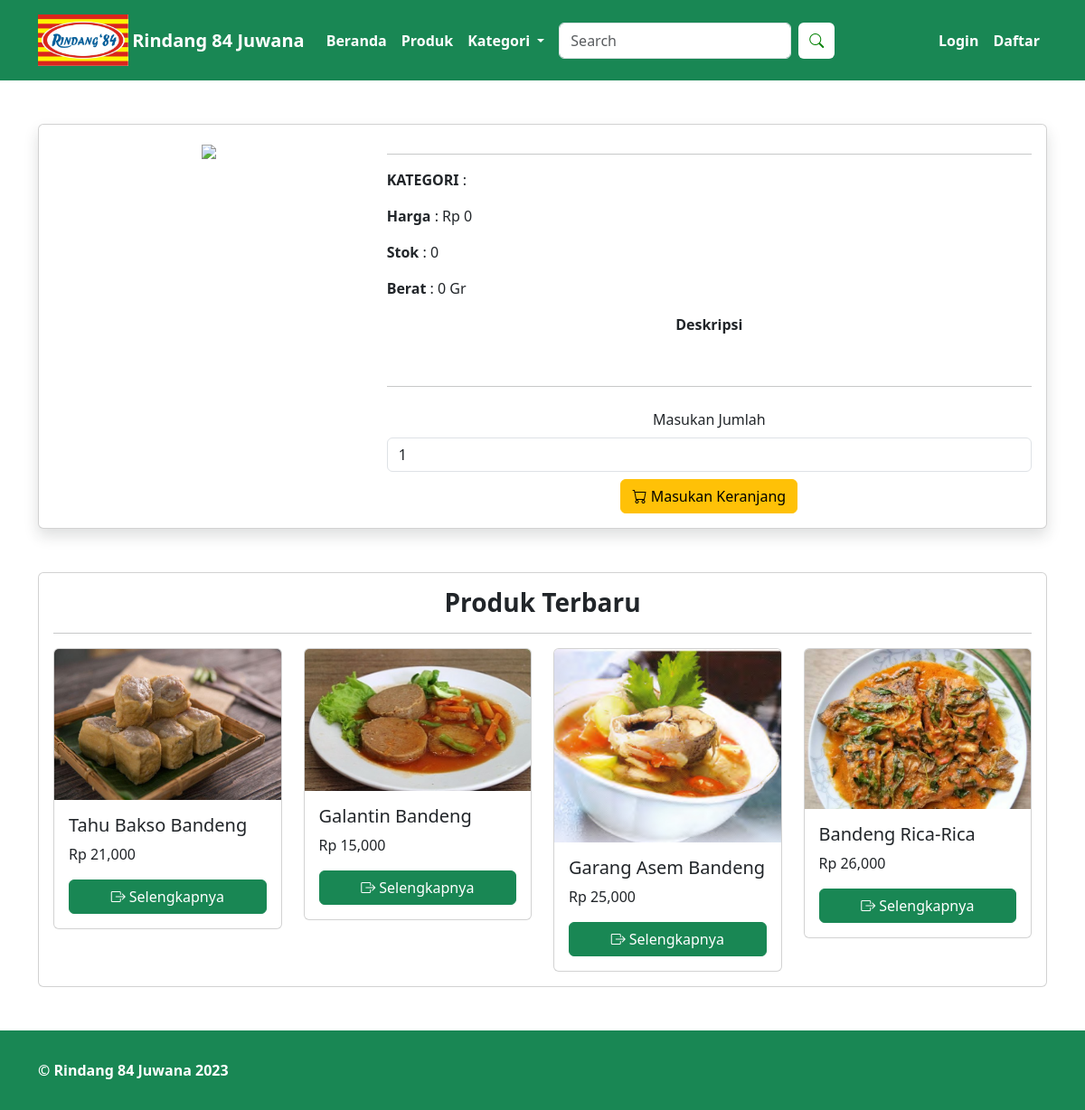
The app's page /detail_produk.php with its own data.
### tables this page shows
CREATE TABLE `produk` (
  `id_produk` int(11) NOT NULL,
  `id_kategori` int(11) NOT NULL,
  `nama_produk` varchar(100) NOT NULL,
  `harga_produk` int(11) NOT NULL,
  `deskripsi_produk` text NOT NULL,
  `stok_produk` int(11) NOT NULL,
  `berat_produk` int(11) NOT NULL,
  `foto_produk` varchar(255) NOT NULL
);

### detail_produk.php (the view, shortened to what this page needs)
<?php
include "header.php";
$id_produk = $_GET["id"];
$ambil_produk = $koneksi -> query("SELECT * FROM produk LEFT JOIN kategori ON kategori.id_kategori = produk.id_kategori WHERE id_produk = '$id_produk'");
$produk = $ambil_produk -> fetch_assoc();
$produk1 = array();
$ambil_produk1 = $koneksi -> query("SELECT * FROM produk LEFT JOIN kategori ON kategori.id_kategori = produk.id_kategori ORDER BY id_produk DESC limit 4");
while ($tiap_produk1 = $ambil_produk1 -> fetch_assoc())
{
	$produk1 [] = $tiap_produk1;
}
?>
<div class="container">
	<div class="card shadow my-5">
		<div class="card-body">
			<div class="row">
				<div class="col-md-4 text-center">
					<img src="assets/file/<?php echo $produk["foto_produk"]; ?>" class="img-fluid">
				</div>
				<div class="col-md-8">
					<hr>
					<p><b>KATEGORI</b> : <?php echo $produk["nama_kategori"]; ?></p>
					<p><b>Harga</b> : Rp <?php echo number_format($produk["harga_produk"]); ?></p>
					<p><b>Stok</b> : <?php echo number_format($produk["stok_produk"]); ?></p>
					<p><b>Berat</b> : <?php echo number_format($produk["berat_produk"]); ?> Gr</p>
					<p class="text-center"><b>Deskripsi</b></p>
					<br>
					<hr>
					<form action="" method="post" class="text-center pt-2">
						<label class="form-label" for="">Masukan Jumlah</label>
						<input class="form-control" type="number" min="1" value="1" max="" name="masukan">
						<div class="d grid gap-2 pt-2">
							<button class="btn btn-warning" name="beli"><i class="bi bi-cart"></i> Masukan Keranjang</button>
						</div>
					</form>
				</div>
			</div>
		</div>
	</div>
	<div class="card mb-5">
		<div class="card-body">
			<h3 class="fw-bold text-center">Produk Terbaru</h3>
			<hr>
			<div class="row">
				<?php foreach ($produk1 as $key => $value): ?>
					<div class="col-md-3">
						<div class="card">
							<img src="assets/file/<?php echo $value["foto_produk"]; ?>" class="card-img-top img-fluid">
							<div class="card-body">
								<h5 class="card-title"><?php echo $value["nama_produk"]; ?></h5>
								<p class="card-text">Rp <?php echo number_format($value["harga_produk"]); ?></p>
								<div class="d-grid gap-2">
									<a href="detail_produk.php?id=<?php echo $value["id_produk"]; ?>" class="btn btn-success text-white"><span class="bi bi-box-arrow-right"></span> Selengkapnya</a>
								</div>
							</div>
						</div>
					</div>
				<?php endforeach ?>
			</div>
		</div>
	</div>
</div>
<?php
include "footer.php";
?>

### records on screen
produk: foto_produk (picture), nama_produk "Tahu Bakso Bandeng", harga_produk "21,000"
produk: foto_produk (picture), nama_produk "Galantin Bandeng", harga_produk "15,000"
produk: foto_produk (picture), nama_produk "Garang Asem Bandeng", harga_produk "25,000"
produk: foto_produk (picture), nama_produk "Bandeng Rica-Rica", harga_produk "26,000"

### other values on screen
$produk["harga_produk"] "0"
$produk["stok_produk"] "0"
$produk["berat_produk"] "0"
